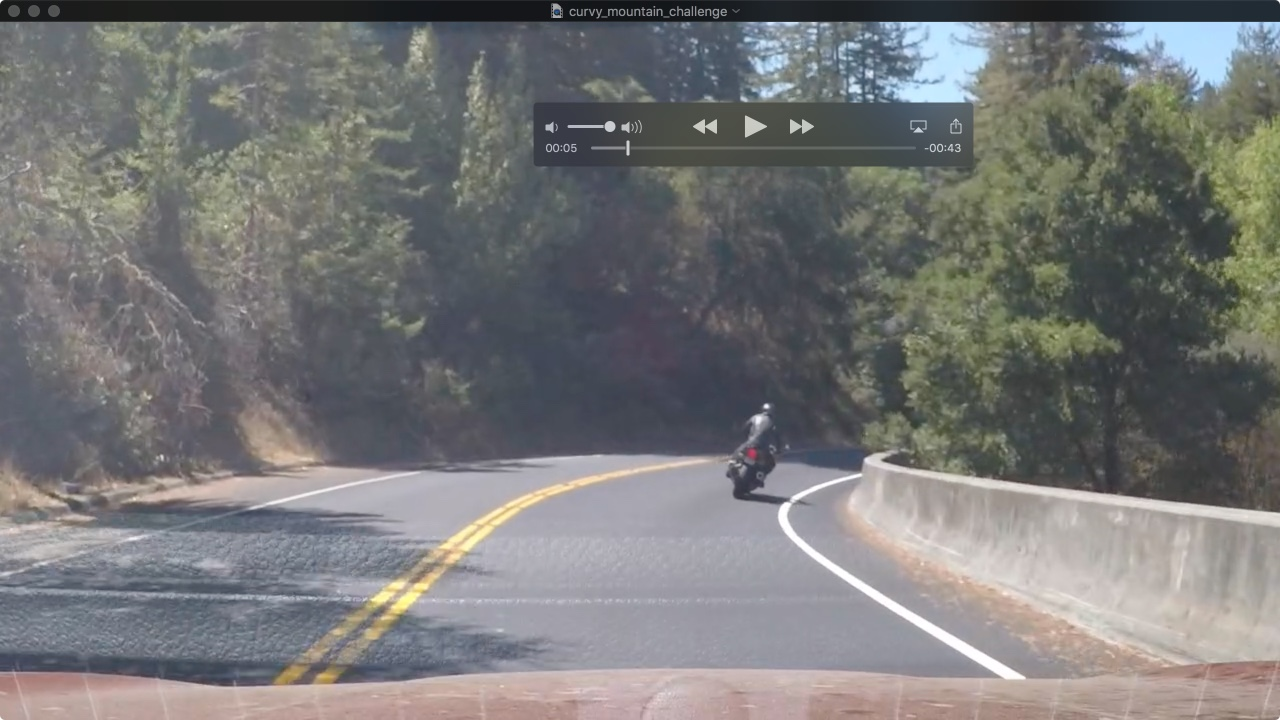
#> input picture test_images/hard1.jpg, 1280 x 720 px
$ jupyter execute --allow-errors lane_finder.ipynb   (older library calls are emulated)
#> lines starting #> are read from the running program, lines starting #| are printed output that depends on the picture; after the words box and inside, x2 and y2 are one past the last pixel; in counts of white or black regions, pixels touching at a corner belong together
**Advanced Lane Finding project**

[cell 1]
"""
Loading frameworks
"""

import cv2
import glob
from IPython.display import HTML
import matplotlib.pyplot as plt
from moviepy.editor import VideoFileClip
import numpy as np

[cell 2]
"""
Importing test image and initializing the data
"""

straight_lines_image = cv2.imread('./test_images/straight_lines1.jpg')
#> (the rest of this cell did not finish here and is left out)

Some useful functions:

[cell 3]
def show_image(image, cmap=None):
    """
    Displays an image
    """
    plt.imshow(image, cmap=cmap)
    plt.show()

def read_image(image_name):
    image = cv2.imread(image_name)
    return cv2.cvtColor(image, cv2.COLOR_BGR2RGB)

Camera calibration:

[cell 4]
# [6 lines left out: function draw_chessboard_corners, not called in this run]

def calibrate_camera(image_names, pattern_size=(9, 6), show_corners=False):
    """
    Calibrates the camera based on images set with chessboards patterns provided.
    Returns camera calibration matrix and distortion coefficients
    """
#> (the call stopped at in process_video_v1, `video_clip = VideoFileClip(video_clip_name)`: moviepy is not available in this run)
#> (the call stopped at in process_video_v1, `video_clip = VideoFileClip(video_clip_name)`: moviepy is not available in this run)
#> (the call stopped at in process_video_v1, `video_clip = VideoFileClip(video_clip_name)`: moviepy is not available in this run)
#> call 4 of read_image, with image_name = './test_images/hard1.jpg'
#> in read_image, image is the input picture: shape (720, 1280, 3); mean B, G, R 119.1, 119.1, 118.9

    objpoints = []
    imgpoints = []

    objp = np.zeros((pattern_size[0] * pattern_size[1], 3), np.float32)
    objp[:, :2] = np.mgrid[0:pattern_size[0], 0:pattern_size[1]].T.reshape(-1, 2)

    image_size = None

    for image_name in image_names:
        image = cv2.imread(image_name)
        gray = cv2.cvtColor(image, cv2.COLOR_BGR2GRAY)
        if image_size is None:
            image_size = gray.shape[::-1]
        ret, corners = cv2.findChessboardCorners(gray, pattern_size, None)

        if ret == True:
            imgpoints.append(corners)
            objpoints.append(objp)

            if show_corners:
                draw_chessboard_corners(image, corners, pattern_size, ret)

    ret, mtx, dist, rvecs, tvecs = cv2.calibrateCamera(objpoints, imgpoints, image_size, None, None)
    return mtx, dist

# [14 lines left out: functions undistort_image, show_undistorted_images, not called in this run]

Loading camera calibration images and calculating calibration matrix and distortion coefficients

[cell 5]
calibration_images = glob.glob('./camera_cal/calibration*.jpg')
#> (the rest of this cell did not finish here and is left out)

Sobel gradients

[cell 6]
def apply_sobel_thresh(gray, orient='x', thresh=(0, 255), kernel_size=3):
    """
    Applies a Sobel threshold with given orientation x or y
    """
    if orient == 'x':
        orient_num = (1, 0)
    elif orient == 'y':
        orient_num = (0, 1)

    abs_sobel = np.absolute(cv2.Sobel(gray, cv2.CV_64F, orient_num[0], orient_num[1], ksize=kernel_size))
    scaled_sobel = np.uint8(255 * abs_sobel / np.max(abs_sobel))
    binary_output = np.zeros_like(scaled_sobel)
    binary_output[(scaled_sobel >= thresh[0]) & (scaled_sobel <= thresh[1])] = 1

    return binary_output

# [22 lines left out: functions apply_direction_sobel, apply_magnitude_sobel, not called in this run]

def blur_image(image, kernel_size=7):
#> called with kernel_size = 9
    return cv2.GaussianBlur(image, (kernel_size, kernel_size), 0)

def thresh_gray_image(gray, thresh=(140, 255)):
    ret, gray = cv2.threshold(gray, thresh[0], thresh[1], cv2.THRESH_TOZERO)
    return gray

# [40 lines left out: functions combine_magnitude_and_direction, region_of_interest, apply_mask, not called in this run]

[cell 7]
# [55 lines left out: function process_image_v1, not called in this run]

Testing the image processing

#> (a cell that did not finish here is left out)

Perspective transformation

[cell 9]
def get_perspective_transform(src, dst):
    """
    Calculates a matrix of perspective transformation from src to dst points
    """
    return cv2.getPerspectiveTransform(src, dst)

# [5 lines left out: function warp_perspective, not called in this run]

Calculating perspective matrices

[cell 10]
perspective_M = None
perspective_Minv = None

def calculate_perspective(src, dst):
    """
    Calculates perspective constants based on input source and destination points
    """
    global perspective_M
    global perspective_Minv

    perspective_M = get_perspective_transform(src, dst)
    perspective_Minv = get_perspective_transform(dst, src)

[cell 11]
def set_perspective_v1():
    """
    Sets a perspective matrices by providing source and destination points of first model
    """
    src = np.float32([[568, 470], [721, 470], [1048, 682], [275, 682]])
    dst = np.float32([[272, 0], [1037, 0], [1037, 720], [272, 720]])
    calculate_perspective(src, dst)

set_perspective_v1()

[cell 12]
def test_perspective(image, M, image_size):
    image = warp_perspective(image, M, image_size)
    show_image(image)
    # image = cv2.cvtColor(image, cv2.COLOR_RGB2BGR)
    # cv2.imwrite('./test2_bird.jpg', image)

#> (the rest of this cell did not finish here and is left out)

[cell 13]
# [191 lines left out: functions sliding_window_search_v1, search_points_knowing_polys_v1, not called in this run]

[cell 14]
# [17 lines left out: function draw_lines, not called in this run]

[cell 15]
class Lane_v1():
    def __init__(self, n):
        # was the line detected in the last iteration?
        self.detected = False
        # x values of the last n fits of the line
        self.recent_xfitted = None
        # average x values of the fitted line over the last n iterations
        self.bestx = None
        # polynomial coefficients averaged over the last n iterations
        self.best_fit = None

        self.previous_best_fit = None

        # x values for detected line pixels
        self.allx = None
        # y values for detected line pixels
        self.ally = None

        # number of iterations to store pixel values
        self.n = n

        # iterations count of line
        self.iterations = 0

    # [22 lines left out: function append_x, not called in this run]

[cell 16]
left_lane = None
right_lane = None
def init_lanes_v1():
    """
    Initializes lanes objects
    """
    global left_lane
    left_lane = Lane_v1(13)
    global right_lane
    right_lane = Lane_v1(13)

[cell 17]
# [11 lines left out: function get_scale_m_per_px, not called in this run]

[cell 18]
# [14 lines left out: function calculate_curvature_radius, not called in this run]

[cell 19]
# [6 lines left out: function calculate_offset, not called in this run]

[cell 20]
# [5 lines left out: function write_text, not called in this run]

[cell 21]
# [33 lines left out: function find_lane_v1, not called in this run]

#> (the rest of this cell did not finish here and is left out)

[cell 22]
# [75 lines left out: function video_find_lane_v1, not called in this run]

[cell 23]
def process_video_v1(video_clip_name, output_clip_name):
    """
    Processes the video clip and produces output clip with lanes on it.
    """
    init_lanes_v1()
    video_clip = VideoFileClip(video_clip_name)
    output_clip = video_clip.fl_image(video_find_lane_v1)
    output_clip.write_videofile(output_clip_name, audio=False)

Processing all videos

[cell 24]
process_video_v1('./project_video.mp4', './output_videos/project_video_v1.mp4')

[cell 25]
process_video_v1('./challenge_video.mp4', './output_videos/challenge_video_output_v1.mp4')

[cell 26]
process_video_v1('./harder_challenge_video.mp4', './output_videos/harder_challenge_video_output_v1.mp4')

**Model v2**
An attempt to create a model better fitting for the 3rd video and turns specifically

[cell 27]
def process_image_v2(image, show_plot=False, show_only_final=False):
    """
    Processes the image by applying Sobel magnitude & direction thresholding,
    also considering L- and S-channels of HLS image color spaces
    """
    if show_plot:
        show_image(image)
    blurred = blur_image(image, kernel_size=9)
    hls = cv2.cvtColor(blurred, cv2.COLOR_RGB2HLS)
#> hls: shape (720, 1280, 3); mean of channels 0, 1, 2 78.4, 119.4, 22.5
    s_channel = hls[:, :, 2]
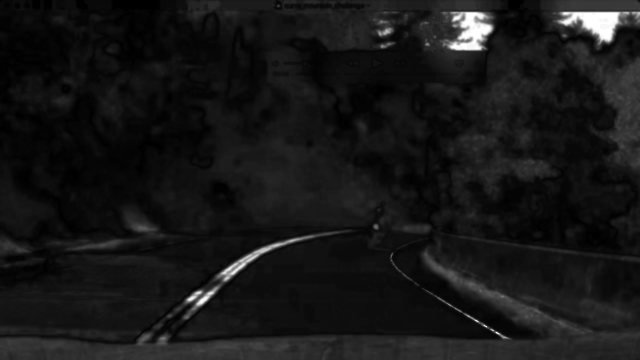
#> s_channel: shape (720, 1280) (shown at 1/2 size); min 0, max 255, mean 22.5
    l_channel = hls[:, :, 1]

    thresh = [150, 255]
    s_binary_output = apply_sobel_thresh(s_channel, orient='x', thresh=(40, 100), kernel_size=15)
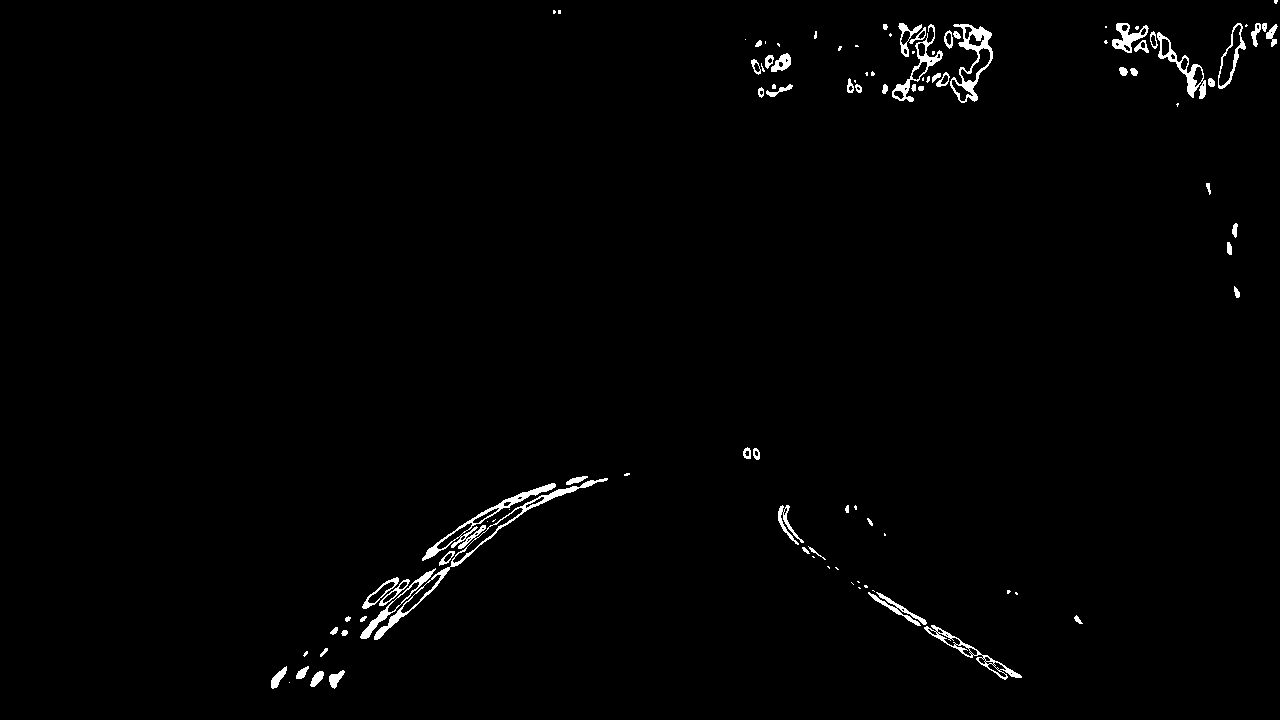
#> s_binary_output: shape (720, 1280); values 0 (black) and 1 (white), 1.2% white; 102 white regions (42 under 20 px), largest, box (x1, y1, x2, y2) and area: (374, 478, 608, 640) 2315, (950, 24, 993, 103) 1005, (1157, 32, 1206, 99) 683
    if show_plot:
        print('S-channel')
        show_image(s_binary_output, cmap='gray')

    gray = cv2.cvtColor(blurred, cv2.COLOR_RGB2GRAY)
    gray = image[:, :, 2]
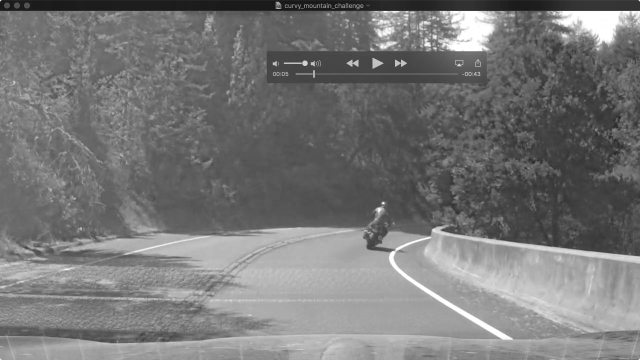
#> gray: shape (720, 1280) (shown at 1/2 size); min 16, max 255, mean 119.1
    if show_plot:
        print('Grayscale')
        show_image(gray, cmap='gray')

    sobelx = apply_sobel_thresh(gray, orient='x', thresh=(40, 100), kernel_size=13)
#> sobelx: shape (720, 1280); values 0 (black) and 1 (white), 3.6% white; 1641 white regions (1153 under 20 px), largest, box (x1, y1, x2, y2) and area: (775, 481, 1028, 681) 2985, (969, 33, 997, 88) 396, (1177, 59, 1202, 104) 369
    sobely = apply_sobel_thresh(gray, orient='y', thresh=(40, 100), kernel_size=13)
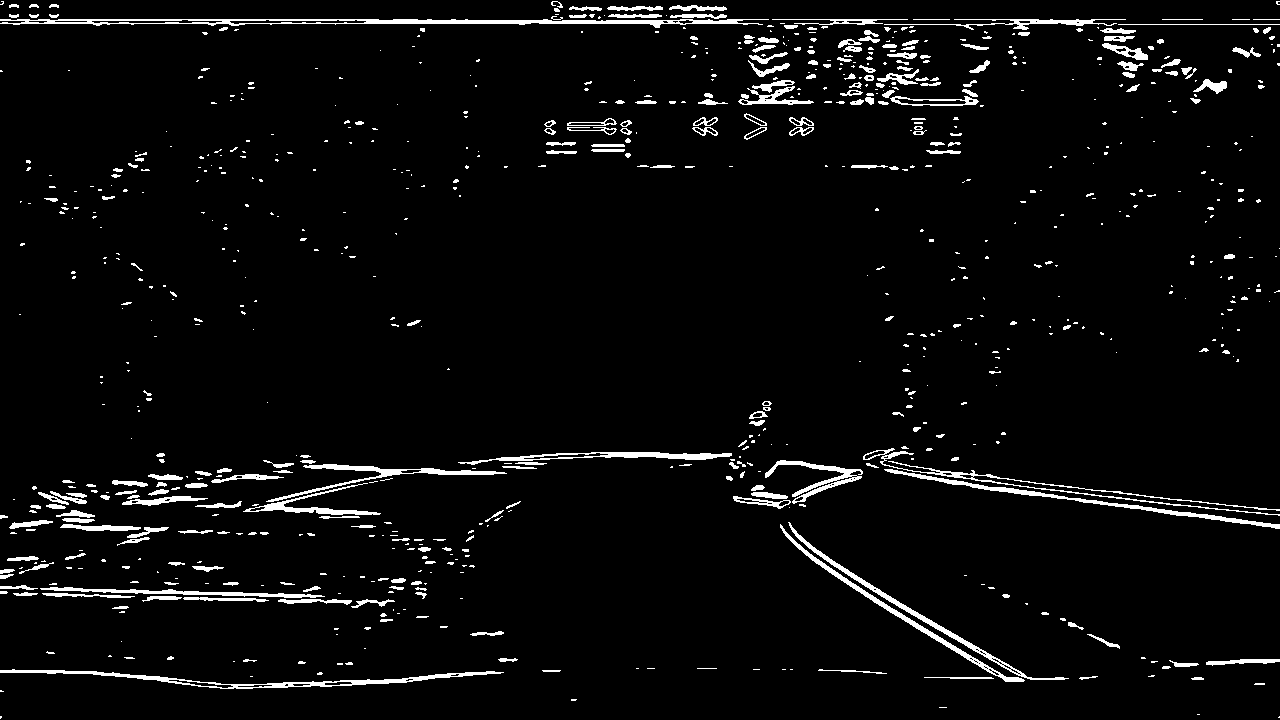
#> sobely: shape (720, 1280); values 0 (black) and 1 (white), 4.1% white; 799 white regions (527 under 20 px), largest, box (x1, y1, x2, y2) and area: (0, 19, 769, 28) 2910, (0, 669, 504, 689) 1846, (884, 469, 1280, 529) 1528
    sobel_a = np.zeros_like(l_channel)
    sobel_a[(sobelx == 1) & (sobely == 1)] = 1
    if show_plot:
        print('Sobel x- and y- oriented')
        show_image(sobel_a, cmap='gray')
    thresh = [155, 255]
    l_binary_output = np.zeros_like(l_channel)
    l_binary_output[(l_channel >= thresh[0]) & (l_channel <= thresh[1])] = 1
    if show_plot:
        print('L-channel')
        show_image(l_binary_output, cmap='gray')

    luv = cv2.cvtColor(image, cv2.COLOR_RGB2Luv)
    v_channel = luv[:, :, 2]
    vx_binary_output = apply_sobel_thresh(v_channel, orient='x', thresh=(20, 100), kernel_size=15)
    vy_binary_output = apply_sobel_thresh(v_channel, orient='y', thresh=(40, 100), kernel_size=15)
    v_binary_output = np.zeros_like(vx_binary_output)
    v_binary_output[(vx_binary_output == 1) & (vy_binary_output == 1)] = 1
    if show_plot:
        print('V-channel for Luv space')
        show_image(v_binary_output, cmap='gray')

    s_l = np.zeros_like(l_binary_output)
    s_l[((sobel_a == 1) & (l_binary_output == 1)) | (v_binary_output == 1)] = 1
    if show_plot or show_only_final:
        print('all combined')
        show_image(s_l, cmap='gray')
        #cv2.imwrite('./v2_hard1_all.jpg', s_l * 255)

    return s_l

$ run again, with test_images/hard10.jpg copied over test_images/hard1.jpg
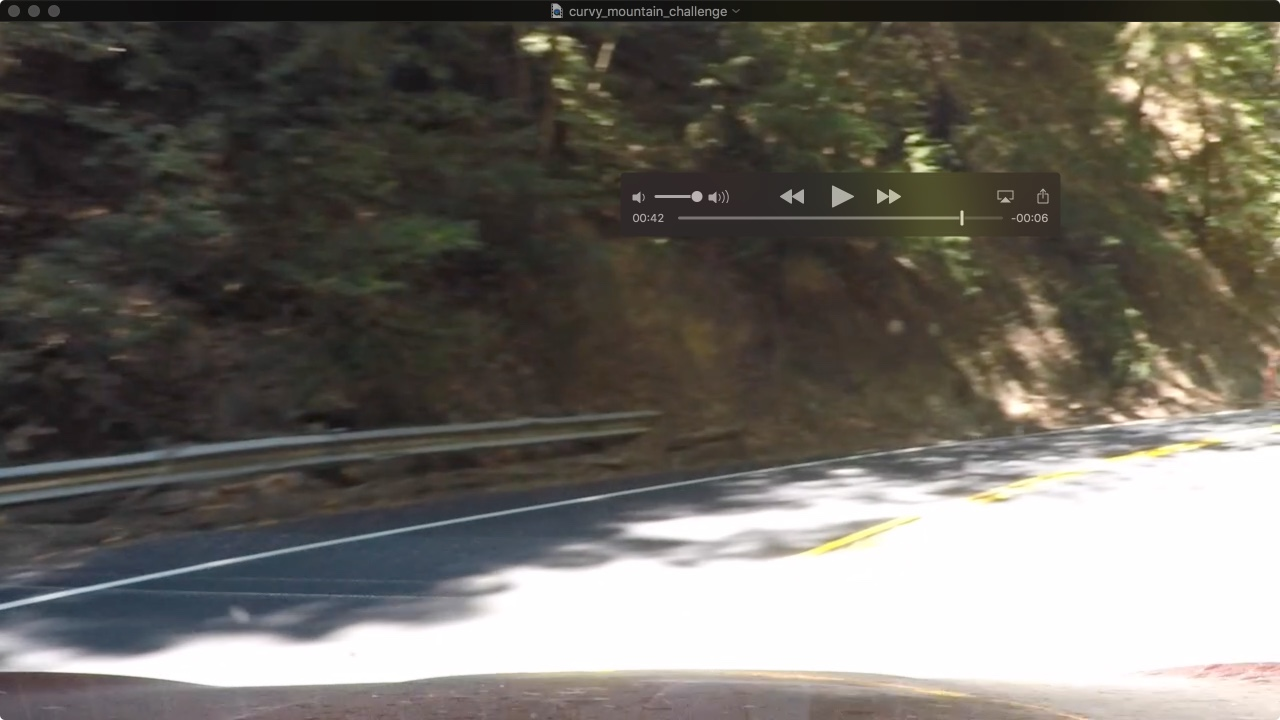
#> input picture test_images/hard10.jpg, 1280 x 720 px
#> in read_image, image is the input picture: shape (720, 1280, 3); mean B, G, R 96.6, 103.6, 107.3
#> hls: shape (720, 1280, 3); mean of channels 0, 1, 2 37.6, 102, 32.9
#> in process_image_v2, `s_binary_output = apply_sobel_thresh(s_channel, orient='x', thresh=(40..`:
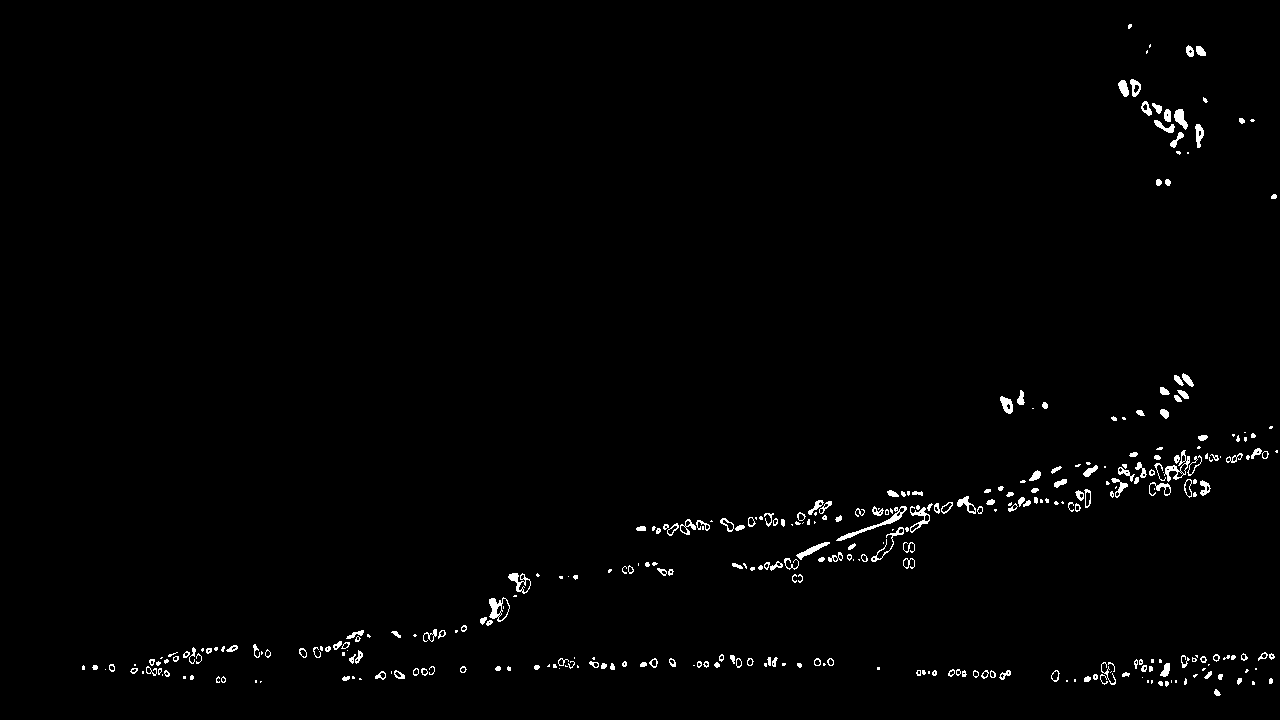
#> s_binary_output: shape (720, 1280); values 0 (black) and 1 (white), 1.2% white; 343 white regions (143 under 20 px), largest, box (x1, y1, x2, y2) and area: (836, 506, 907, 541) 313, (1164, 450, 1190, 482) 231, (489, 597, 510, 622) 227
#> sobelx: shape (720, 1280); values 0 (black) and 1 (white), 2% white; 482 white regions (239 under 20 px), largest, box (x1, y1, x2, y2) and area: (1129, 76, 1151, 125) 366, (1150, 118, 1182, 160) 354, (1103, 77, 1128, 102) 334
#> in process_image_v2, `sobely = apply_sobel_thresh(gray, orient='y', thresh=(40, 100), kernel..`:
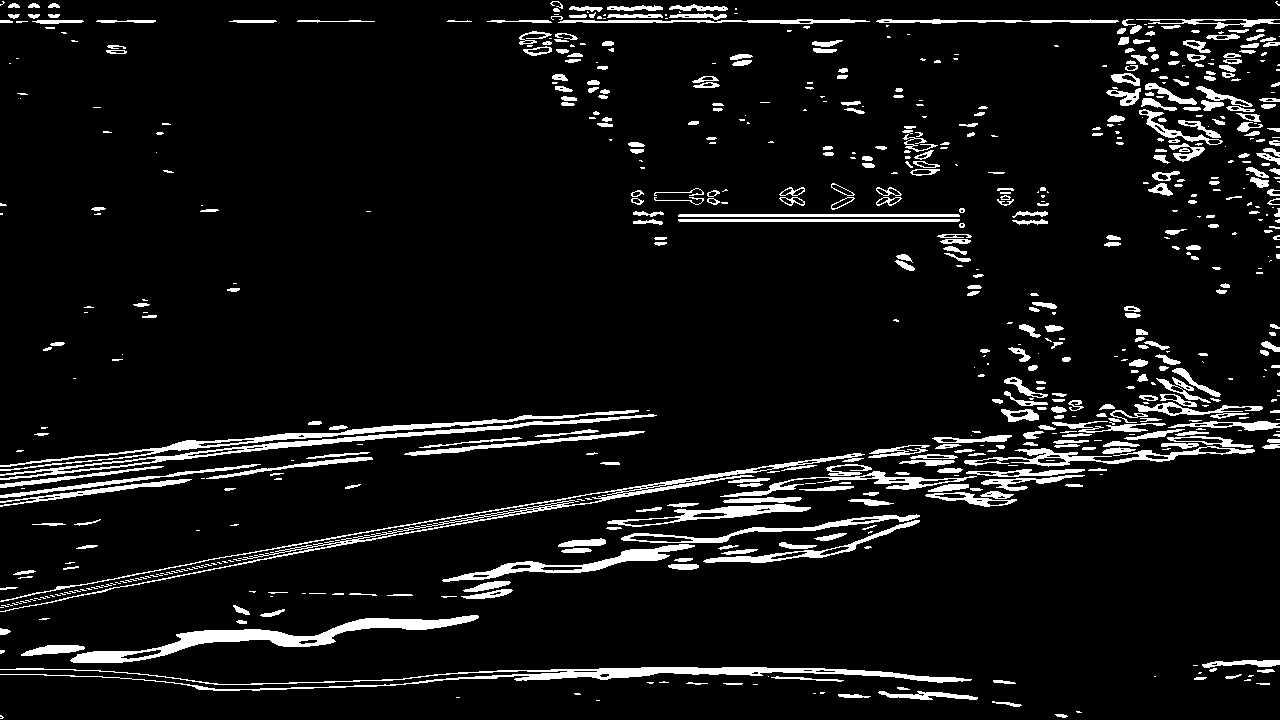
#> sobely: shape (720, 1280); values 0 (black) and 1 (white), 7.4% white; 688 white regions (288 under 20 px), largest, box (x1, y1, x2, y2) and area: (0, 667, 972, 691) 4474, (70, 615, 479, 663) 4121, (0, 453, 865, 612) 4031
